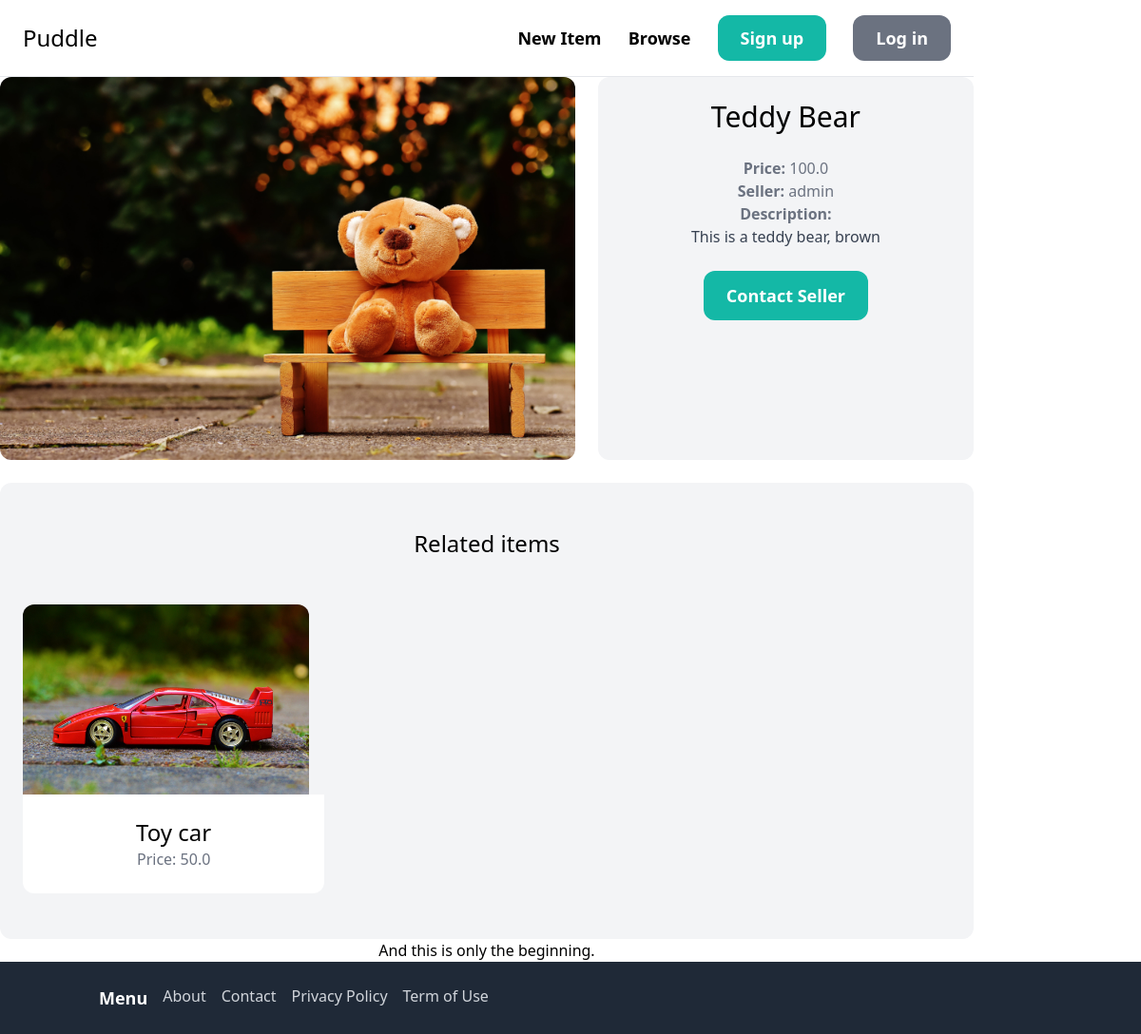
Page /items/1/ on the committed database.
### item/models.py (models this page shows, shortened)
class Item(models.Model):
    category = models.ForeignKey(Category, related_name='items', on_delete=models.CASCADE)
    name = models.CharField(max_length=255)
    description = models.TextField(blank=True, null=True)
    price = models.FloatField()
    image = models.ImageField(upload_to='item_images', blank=True, null=True)
    is_sold = models.BooleanField(default=False)
    created_by = models.ForeignKey(User, related_name='items', on_delete=models.CASCADE)
    created_at = models.DateTimeField(auto_now_add=True)

### item/views.py (the view)
# urls.py: path('<int:pk>/', views.detail, name='detail'),
def detail(request, pk):
    item = get_object_or_404(Item, pk=pk)
    related_items = Item.objects.filter(category=item.category, is_sold=False).exclude(pk=pk)[0:3]
    return render(request, 'item/detail.html', {
        'item': item,
        'related_items': related_items
    })

### item/templates/item/detail.html (shortened to what this page needs)
{% extends 'core/base.html' %}
{% block content %}
<div class="grid grid-cols-5 gap-6">
    <div class="col-span-3">
        <img src="{{ item.image.url }}" class="rounded-xl">
    </div>
    <div class="col-span-2 p-6 bg-gray-100 rounded-xl">
        <h1 class="mb-6 text-3xl">{{ item.name }}</h1>
        <p class="text-gray-500"><strong>Price: </strong>{{ item.price }}</p>
        <p class="text-gray-500"><strong>Seller: </strong>{{ item.created_by.username }}</p>
        {% if item.description %}
            <p class="text-gray-700">
                <strong class="text-gray-500">Description:</strong><br>
                {{ item.description }}
            </p>
        {% endif %}
        <a href="#" class="inline-block mt-6 px-6 py-3 text-lg font-semibold bg-teal-500 text-white rounded-xl hover:bg-teal-700">Contact Seller</a>
    </div>
</div>
<div class="mt-6 px-6 py-12 bg-gray-100 rounded-xl">
    <h2 class="mb-12 text-2xl text-center">Related items</h2>
    <div class="grid grid-cols-3 gap-3">
        {% for item in related_items %}
        <div>
            <a href="{% url 'item:detail' item.id %}">
                <div>
                    <img src="{{ item.image.url }}" class="rounded-t-xl" style="max-height: 200px;">
                </div>
                <div class="p-6 bg-white rounded-b-xl">
                    <h2 class="text-2xl">{{ item.name }}</h2>
                    <p class="text-gray-500">Price: {{ item.price }}</p>
                </div>
            </a>
        </div>
        {% endfor %}
    </div>
</div>
{% endblock %}

### rows in the picture
Item: image (picture), name "Teddy Bear", price "100.0", created_by.username "admin", description "This is a teddy bear, brown"
Item: image (picture), name "Toy car", price "50.0"
